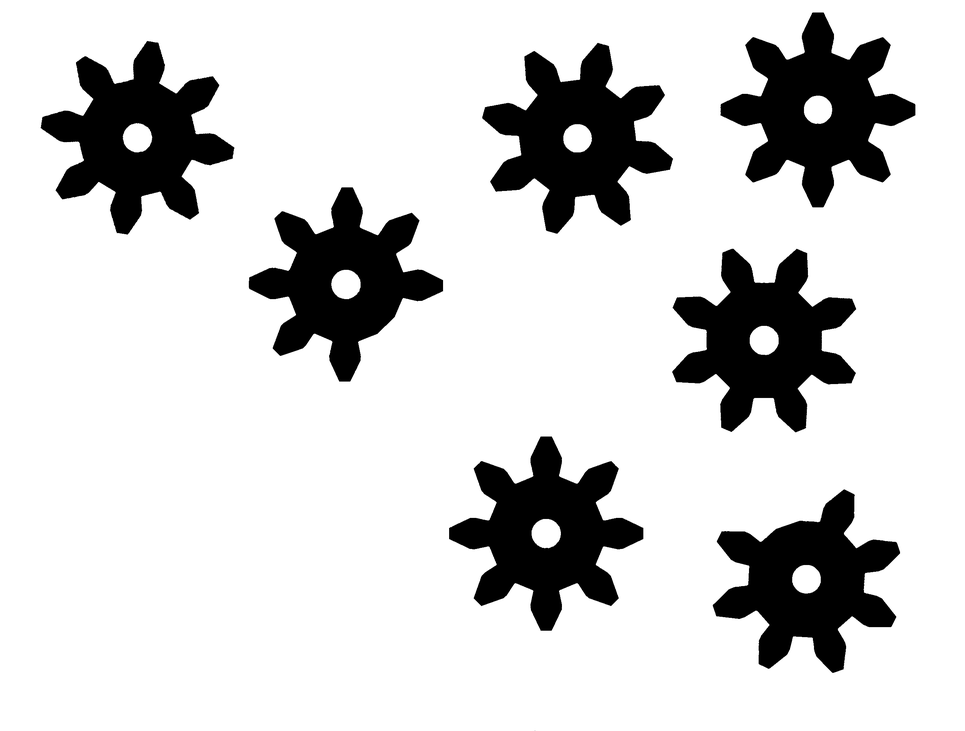
#> input picture Trabalho-Final/images/engrenagens_without_edge.png, 965 x 731 px, shrunk from 2703 x 2048 before the run, found by its file name
$ python overlapping.py
#> lines starting #> are read from the running program, lines starting #| are printed output that depends on the picture; after the words box and inside, x2 and y2 are one past the last pixel; in counts of white or black regions, pixels touching at a corner belong together
import cv2
import numpy as np

# Carrega a imagem e converte para escala de cinza
img = cv2.imread('images/engrenagens_without_edge.png')
#> img is the input picture: shape (731, 965, 3); min 0, max 255, mean 210.4
gray = cv2.cvtColor(img, cv2.COLOR_BGR2GRAY)

# Inverte a escala de cinza (engrenagens pretas em fundo branco)
gray = cv2.bitwise_not(gray)
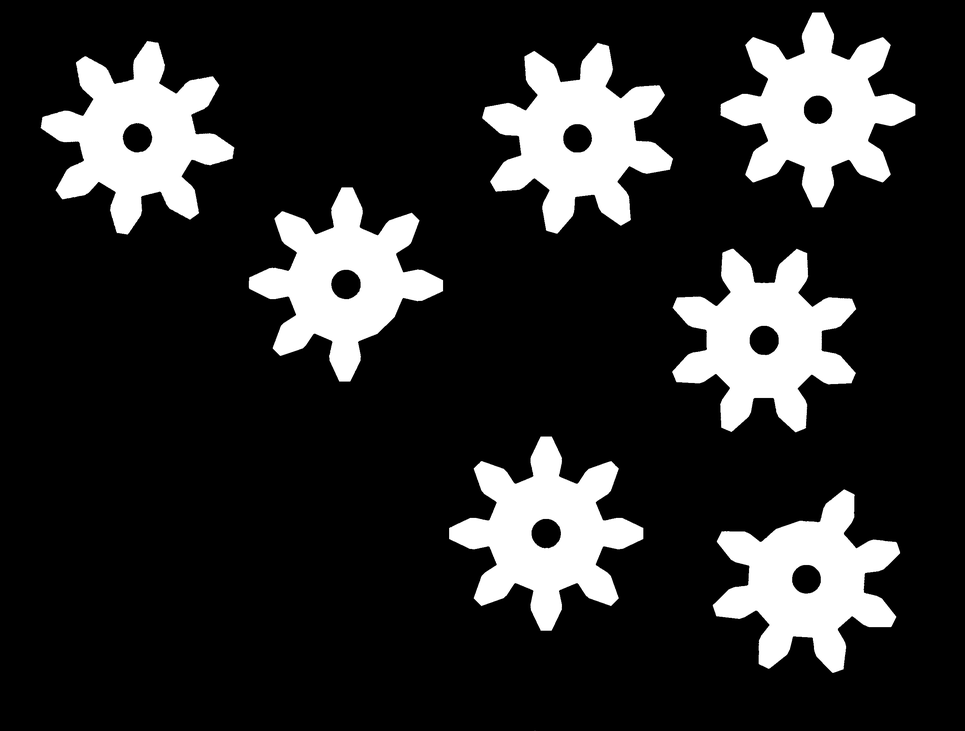
#> gray: shape (731, 965); min 0, max 255, mean 44.6

# Aplica filtro de mediana para evitar ruidos na imagem
gray = cv2.medianBlur(gray, 5)

# Encontra os contornos na imagem
contours, _ = cv2.findContours(gray, cv2.RETR_EXTERNAL, cv2.CHAIN_APPROX_SIMPLE)
#> contours = 7 contours; box (x1, y1, x2, y2) and area: (481, 42, 675, 235) 19836, (719, 11, 917, 209) 19772, (39, 40, 236, 236) 19621, (671, 247, 858, 433) 19560, (448, 435, 645, 632) 19538, (711, 488, 902, 674) 18652, (247, 186, 445, 383) 18468

# Para cada contorno encontrado, aplica a transformada de Hough circular para contar os dentes
for i, contour in enumerate(contours):
    # Cria uma máscara para extrair a engrenagem atual
    mask = np.zeros(gray.shape, dtype=np.uint8)
    cv2.drawContours(mask, [contour], -1, 255, -1)
    engrenagem = cv2.bitwise_and(gray, mask)

    # Aplica a transformada de Hough circular para detectar os dentes da engrenagem
    circles = cv2.HoughCircles(engrenagem, cv2.HOUGH_GRADIENT, 1, 20, param1=50, param2=30, minRadius=5, maxRadius=50)
    num_dentes = 0
    if circles is not None:
        num_dentes = len(circles[0])

    # Pinta a área da engrenagem de branco se houver mais de um dente
    if num_dentes > 1:
        cv2.drawContours(img, [contour], -1, (255, 255, 255), -1)
#> this loop made 7 passes
#> circles on passes 1 to 7: [[805.5, 578.5, 13.8]], [[545.5, 532.5, 14.1]], [[763.5, 339.5, 14]], [[345.5, 284.5, 14.1]], [[577.5, 137.5, 13.8]], [[137.5, 137.5, 14.1]], [[817.5, 108.5, 13.8]]
#> pass 1, `engrenagem = cv2.bitwise_and(gray, mask)`:
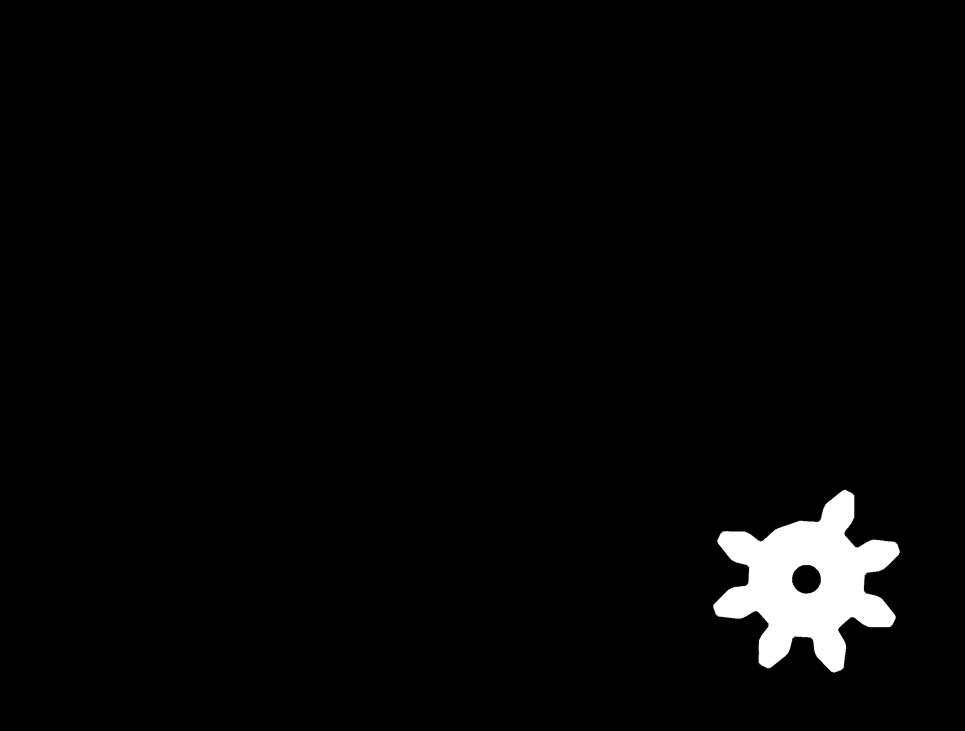
#> engrenagem: shape (731, 965); min 0, max 255, mean 6.2
#> pass 2, `engrenagem = cv2.bitwise_and(gray, mask)`:
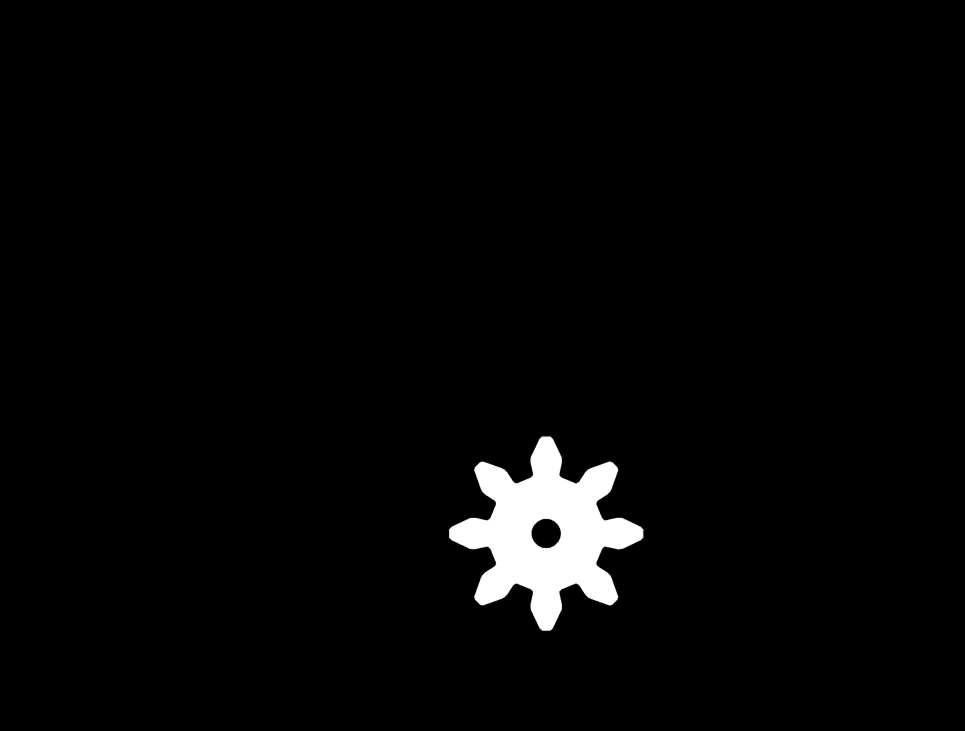
#> engrenagem: shape (731, 965); min 0, max 255, mean 6.4
#> pass 3, `engrenagem = cv2.bitwise_and(gray, mask)`:
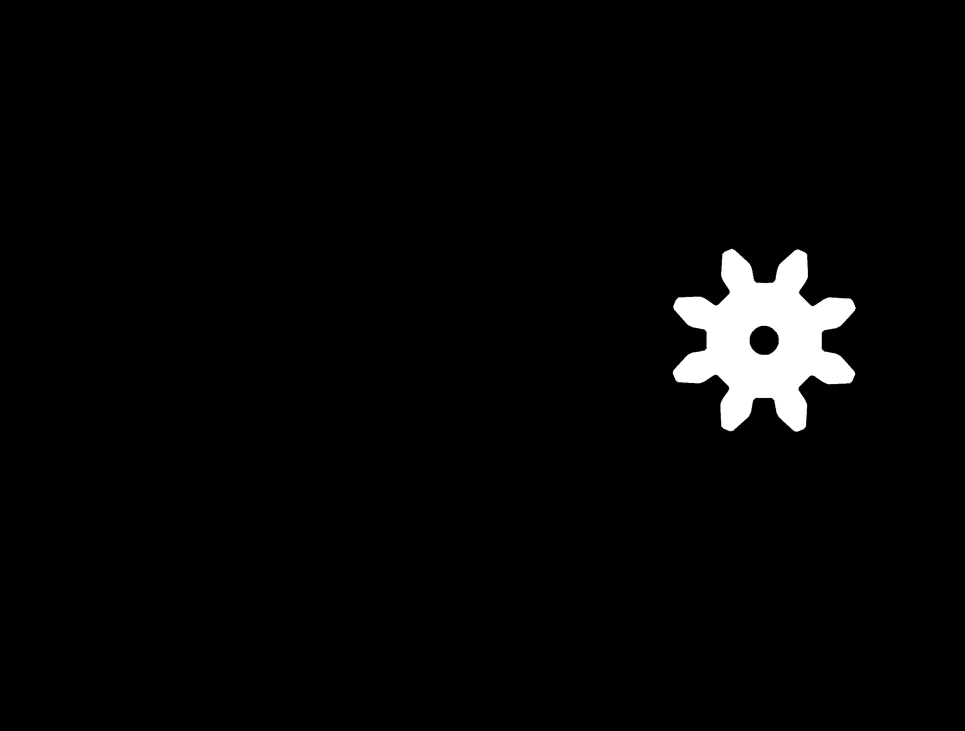
#> engrenagem: shape (731, 965); min 0, max 255, mean 6.4
#> after the loop:
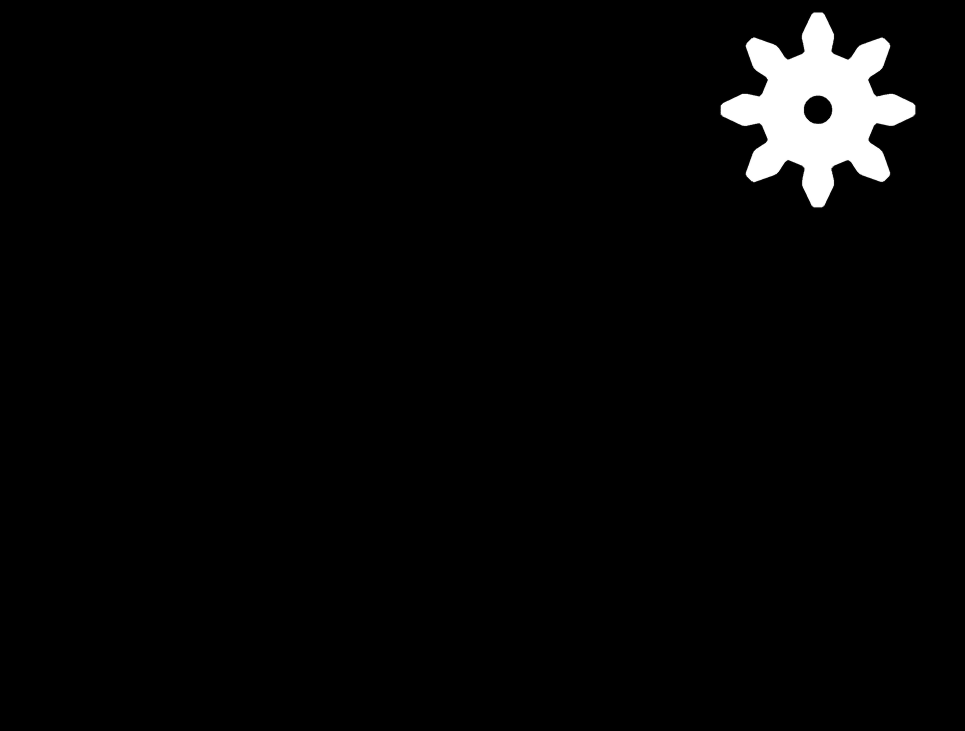
#> engrenagem: shape (731, 965); min 0, max 255, mean 6.5
#> after the loop:
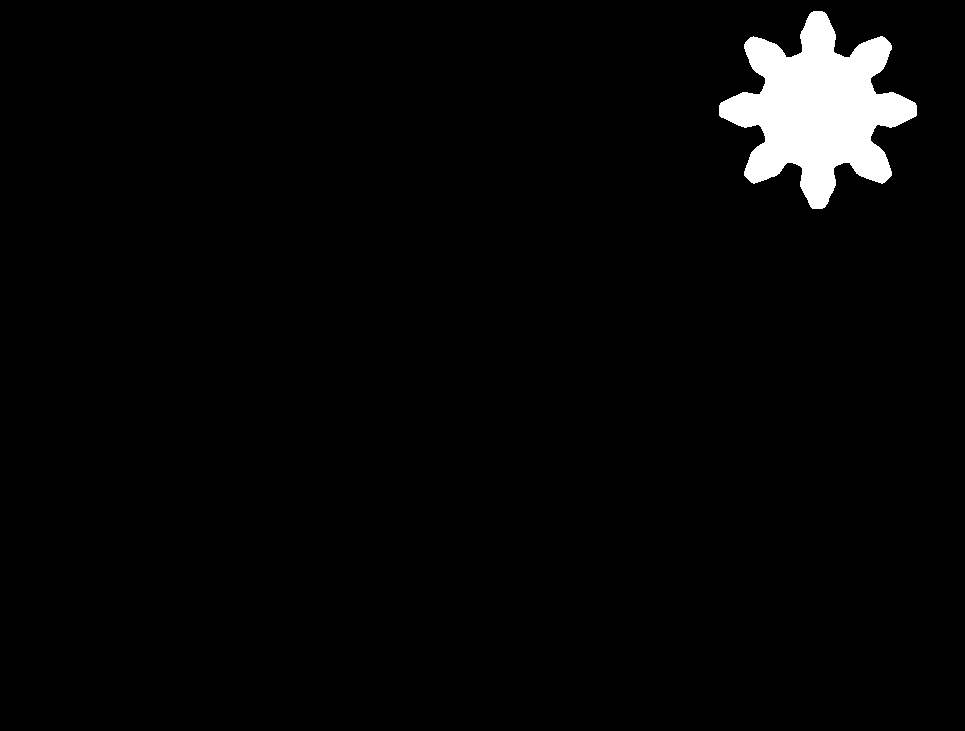
#> mask: shape (731, 965); 2.9% white; 1 white region, box (x1, y1, x2, y2) and area: (719, 11, 917, 209) 20183

    # # Desenha o número de dentes na engrenagem atual na imagem original
    # if num_dentes > 0:
    #     cv2.putText(img, str(num_dentes), tuple(contour[0][0]), cv2.FONT_HERSHEY_SIMPLEX, 1, (0, 0, 255), 2, cv2.LINE_AA)

# Exibe a imagem com os contornos detectados e o número de dentes de cada engrenagem
cv2.imwrite('images/engrenagens_without_overlapping.png', img)
cv2.waitKey(0)
cv2.destroyAllWindows()
